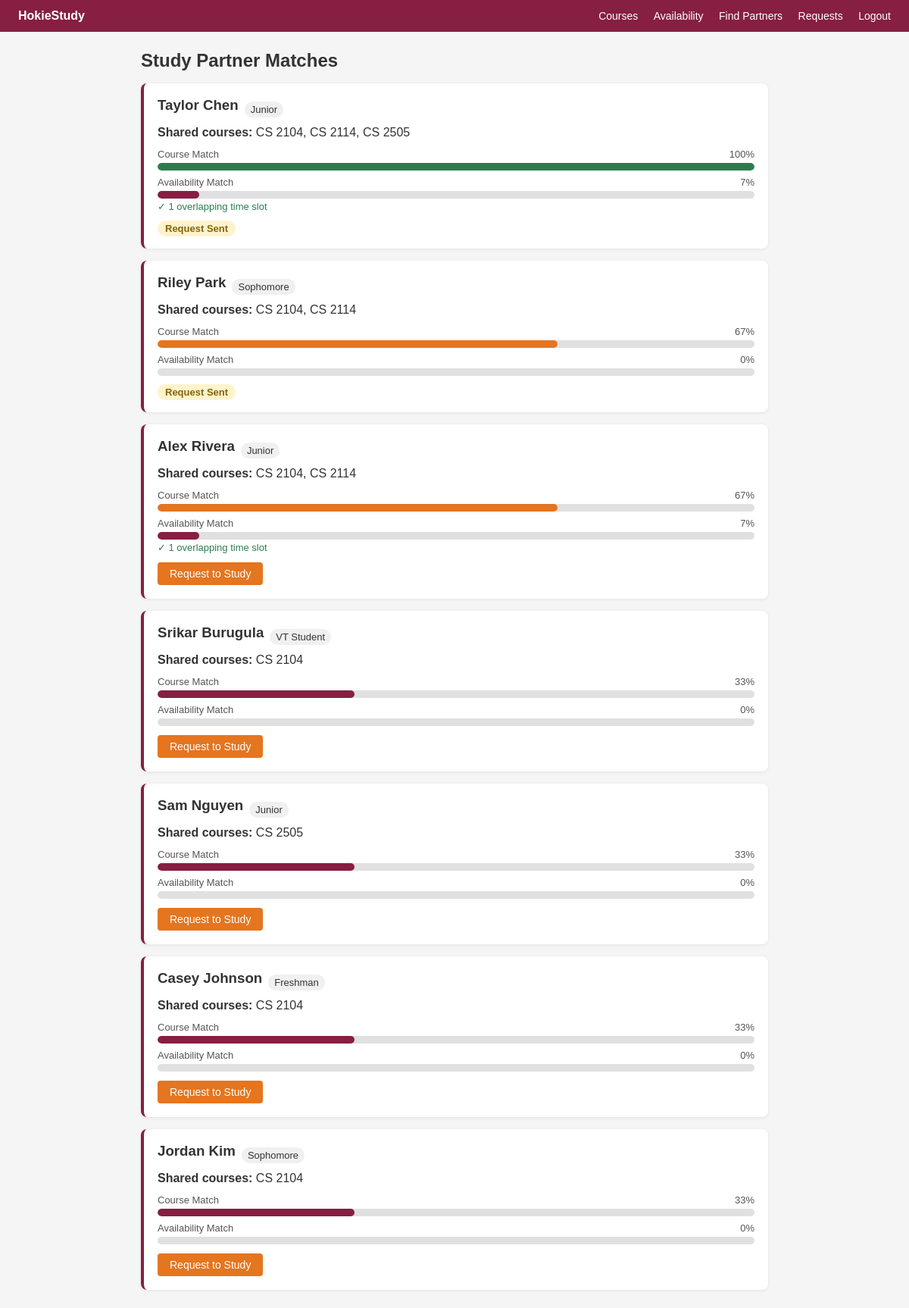
Page /matches (signed in) on the committed database.
### tables this page shows
CREATE TABLE users (id INTEGER PRIMARY KEY, name TEXT, email TEXT UNIQUE, password TEXT, year TEXT);

### app.py (the view)
@app.route('/matches')
@login_required
def matches():
    uid = session['uid']
    c = db()
    my_courses = [r['course_id'] for r in c.execute('SELECT course_id FROM user_courses WHERE user_id=?', (uid,))]
    if not my_courses:
        c.close(); return render_template('matches.html', matches=[], no_courses=True)
    my_slots = {f"{r['day']}-{r['time']}" for r in c.execute('SELECT day,time FROM availability WHERE user_id=?', (uid,))}
    ph = ','.join('?'*len(my_courses))  # build the right number of ? placeholders for the IN clause
    shared = c.execute(f'SELECT user_id, COUNT(*) as cnt FROM user_courses WHERE course_id IN ({ph}) AND user_id!=? GROUP BY user_id ORDER BY cnt DESC',
                       my_courses+[uid]).fetchall()
    sent_requests = {r['to_uid']: r['status'] for r in c.execute('SELECT to_uid, status FROM study_requests WHERE from_uid=?', (uid,))}
    result = []
    for row in shared:
        u = c.execute('SELECT name,year FROM users WHERE id=?', (row['user_id'],)).fetchone()
        if not u: continue
        shared_codes = [r['course_code'] for r in c.execute(
            f'SELECT c.course_code FROM user_courses uc JOIN courses c ON uc.course_id=c.id WHERE uc.user_id=? AND uc.course_id IN ({ph})',
            [row['user_id']]+my_courses)]
        their_slots = {f"{r['day']}-{r['time']}" for r in c.execute('SELECT day,time FROM availability WHERE user_id=?', (row['user_id'],))}
        overlap = my_slots & their_slots
        result.append({
            'uid': row['user_id'], 'name': u['name'], 'year': u['year'] or 'VT Student',
            'courses': shared_codes, 'course_pct': round(row['cnt'] / len(my_courses) * 100),
            'avail_pct': round(len(overlap) / len(my_slots) * 100) if my_slots else 0,
            'overlap_count': len(overlap), 'request_status': sent_requests.get(row['user_id'])
        })
    c.close()
    return render_template('matches.html', matches=result)

### app.py (called while the page is built)
def db():
    conn = sqlite3.connect(DB)
    conn.row_factory = sqlite3.Row  # so we can access columns by name instead of index
    return conn

def login_required(f):
    @wraps(f)
    def wrapped(*args, **kwargs):
        if 'uid' not in session: return redirect(url_for('login'))
        return f(*args, **kwargs)
    return wrapped

### templates/matches.html
{% extends "base.html" %}
{% block content %}
<h2>Study Partner Matches</h2>
{% if no_courses %}
<div class="card"><p class="gray">Add your courses first! <a href="/courses">Go to My Courses</a></p></div>
{% elif not matches %}
<div class="card"><p class="gray">No matches yet. Other students need to add the same courses.</p></div>
{% else %}
{% for m in matches %}
<div class="card match">
  <div class="row"><h3>{{ m.name }}</h3><span class="tag">{{ m.year }}</span></div>
  <p style="margin-top:6px"><b>Shared courses:</b> {{ m.courses|join(', ') }}</p>
  <div style="margin-top:12px">
    <div class="bar-label"><span>Course Match</span><span>{{ m.course_pct }}%</span></div>
    <div class="bar-track"><div class="bar-fill" style="width:{{ m.course_pct }}%; background:{{ '#2a7d4f' if m.course_pct >= 75 else '#E5751F' if m.course_pct >= 50 else '#861F41' }};"></div></div>
  </div>
  <div style="margin-top:8px">
    <div class="bar-label"><span>Availability Match</span><span>{{ m.avail_pct }}%</span></div>
    <div class="bar-track"><div class="bar-fill" style="width:{{ m.avail_pct }}%; background:{{ '#2a7d4f' if m.avail_pct >= 75 else '#E5751F' if m.avail_pct >= 50 else '#861F41' if m.avail_pct > 0 else '#ccc' }};"></div></div>
    {% if m.overlap_count > 0 %}<p class="green" style="font-size:13px;margin-top:3px">✓ {{ m.overlap_count }} overlapping time slot{{ 's' if m.overlap_count != 1 }}</p>{% endif %}
  </div>
  <div style="margin-top:12px">
    {% if m.request_status == 'pending' %}
      <span class="status-badge pending">Request Sent</span>
    {% elif m.request_status == 'accepted' %}
      <span class="status-badge accepted">✓ Accepted</span>
    {% elif m.request_status == 'declined' %}
      <span class="status-badge declined">Declined</span>
    {% else %}
      <form method="POST" action="/request/{{ m.uid }}" style="display:inline">
        <button class="btn-orange">Request to Study</button>
      </form>
    {% endif %}
  </div>
</div>
{% endfor %}
{% endif %}
{% endblock %}

### static/style.css (style rules this page uses)
* { box-sizing:border-box;margin:0;padding:0 }
body { font-family:Arial,sans-serif;background:#f5f5f5;color:#333 }
h2 { margin-bottom:16px }
.card { background:#fff;border-radius:8px;padding:18px;margin-bottom:16px;box-shadow:0 1px 4px rgba(0,0,0,.08) }
.card h3 { margin-bottom:10px }
button { background:#861F41;color:#fff;padding:9px 18px;border:none;border-radius:4px;cursor:pointer;font-size:14px }
.btn-orange { background:#E5751F;color:#fff;padding:7px 16px;border:none;border-radius:4px;cursor:pointer;font-size:14px }
.row { display:flex;gap:8px;align-items:center }
.green { color:#2a7d4f;font-size:14px }
.match { border-left:4px solid #861F41 }
.tag { background:#f0f0f0;padding:3px 8px;border-radius:12px;font-size:13px }
.bar-label { display:flex;justify-content:space-between;font-size:13px;color:#555;margin-bottom:4px }
.bar-track { width:100%;height:10px;background:#e0e0e0;border-radius:5px;overflow:hidden }
.bar-fill { height:100%;border-radius:5px;transition:width 0.4s ease }
.status-badge { padding:3px 10px;border-radius:12px;font-size:13px;font-weight:bold }
.status-badge.pending { background:#fff3cd;color:#856404 }

### rows in the picture
users: name "Taylor Chen", year "Junior"
users: name "Riley Park", year "Sophomore"
users: name "Alex Rivera", year "Junior", courses "CS 2104, CS 2114", course_pct "67", avail_pct "7", overlap_count "1"
users: name "Srikar Burugula", year "VT Student", courses "CS 2104", course_pct "33", avail_pct "0"
users: name "Sam Nguyen", year "Junior", courses "CS 2505", course_pct "33", avail_pct "0"
users: name "Casey Johnson", year "Freshman", courses "CS 2104", course_pct "33", avail_pct "0"
users: name "Jordan Kim", year "Sophomore", courses "CS 2104", course_pct "33", avail_pct "0"

### other values in the picture
{{ m.courses|join(', ') }} "CS 2104, CS 2114, CS 2505" "CS 2104, CS 2114"
{{ m.course_pct }} "100" "67"
{{ m.avail_pct }} "7" "0"
{{ m.overlap_count }} "1"
